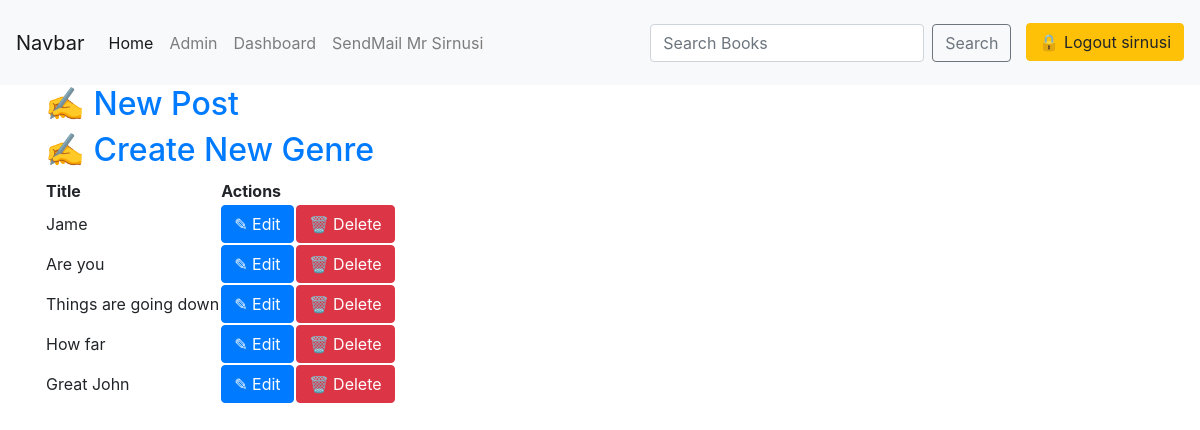
Screenshot of /book_app/dashboard/ (signed in) with the database file from the repository.
### book_app/models.py (models this page shows, shortened)
class Book(models.Model):
    title = models.CharField(max_length=100)
    slug = models.SlugField()
    author = models.ForeignKey(User, on_delete=models.CASCADE)
    context = models.TextField()
    release_year = models.DateTimeField(auto_now_add=True)
    count = models.PositiveIntegerField(default=0)
    genre = models.ForeignKey(Genre, on_delete=models.CASCADE)
    image = models.ImageField(upload_to='profile_pics')
    class Meta:
        ordering = ['-release_year']

### book_app/views.py (the view)
# urls.py: path('dashboard/', views.Dashboard.as_view(), name='dashboard'),
class Dashboard(LoginRequiredMixin, View):
    def get(self, *args, **kwargs):
        view = HomeView.as_view(template_name='book_app/dashboard.html')
        return view(*args, **kwargs)

### book_app/views.py (called while the page is built)
    def get_context_data(self, **kwargs):
        context = super().get_context_data(**kwargs)
        context['books'] = Book.objects.filter(author=self.request.user)
        return context

### book_app/templates/book_app/dashboard.html
<!DOCTYPE html>
{% extends 'book_app/base.html' %}
{% block body_block %}
    <div class="blog-table">
        <h2><a href="{% url 'create_books' %}">&#9997 New Post</a></h2>
        <h2><a href="{% url 'create_genre' %}">&#9997 Create New Genre</a></h2>
        <table>
            <tr>
                <th>Title</th>
                <th colspan="2">Actions</th>
            </tr>
            {% for book in books %}
            <tr>
                    <td>{{book.title}}</td>
                    <td><a class='btn btn-primary' href="{% url 'update_books' book.pk %}">&#9998 Edit</a></td>
                    <td><a class="btn btn-danger" href="{% url 'delete_books' book.pk %}">&#128465 Delete</a></td>
            </tr>
            {% endfor %}
        </table>
    </div>
{% endblock %}

### book_app/templates/book_app/base.html (shortened to what this page needs)
<!DOCTYPE html>
<html lang="en">
<head>
    <link rel="stylesheet" href="https://cdn.jsdelivr.net/npm/bootstrap@4.6.0/dist/css/bootstrap.min.css">
</head>
<body>
    <nav class="navbar navbar-expand-lg navbar-light bg-light">
        <a class="navbar-brand" href="#">Navbar</a>
        <div class="collapse navbar-collapse" id="navbarSupportedContent">
            <ul class="navbar-nav mr-auto">
                <li class="nav-item active">
                    <a class="nav-link" href="{% url 'home' %}">Home <span class="sr-only">(current)</span></a>
                </li>
                <li class="nav-item">
                    <a class="nav-link" target="_blank" href="{% url 'admin:index' %}">Admin</a>
                </li>
                <li class="nav-item">
                    <a class="nav-link" href="{% url 'dashboard' %}">Dashboard</a>
                </li>
                <li class="nav-item">
                    <a class="nav-link" href="{% url 'send_email' %}">SendMail Mr {{request.user.username | title}}</a>
                </li>
            </ul>
            <form action="{% url 'search_results' %}" method="GET" class="form-inline my-2 my-lg-0">
                <input name="q" class="form-control mr-sm-2" type="search" placeholder="Search Books" aria-label="Search">
                <button class="btn btn-outline-secondary my-2 my-sm-0" type="submit">Search</button>
            </form>
                {% if request.user.is_authenticated %}
                    <p><a class='btn btn-warning' style="margin: 15px 0px 0px 15px;" href="{% url 'logout' %}">&#128274 Logout {{request.user.username}}</a></p>
                {% else %}
                    <p><a class='btn btn-primary' style="margin: 15px 0px 0px 15px;" href="{% url 'login' %}">&#128275 Login</a></p>
                    <p><a class="btn btn-secondary" style="margin: 15px 0px 0px ;" href="{% url 'register_user' %}">Register</a></p>
                {% endif %}
        </div>
    </nav>
    <div class="container">
        {% block body_block %}
        {% endblock %}
    </div>
</body>
</html>

### rows the page displays
Book: title "Jame"
Book: title "Are you"
Book: title "Things are going down"
Book: title "How far"
Book: title "Great John"

### other values shown
{{ request.user.username | title }} "Sirnusi"
{{ request.user.username }} "sirnusi"
